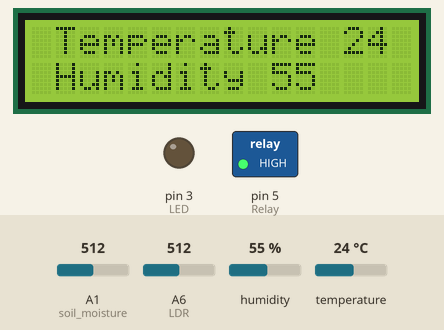
Recording of a sketch running on a simulated Arduino Nano, built with avr-gcc and run on an emulated ATmega328P. Parts: 16×2 character LCD, switched loads named in the sketch (green lamp = pin HIGH), output pins drawn as LEDs (lit = HIGH). Inputs (shaded band) come from the test bench; at power-on: A6 (LDR) = 512, A1 (soil_moisture) = 512, humidity 55 %, temperature 24 °C. The modem accepts every AT command (registered, SIM ready, sends succeed) and sends nothing else; what the sketch prints to the serial monitor is not drawn.

Above: at 2.8 s.
2.9 s: A6 (LDR) set to 306
16.9 s: A6 (LDR) set to 283
At 31.5 s:
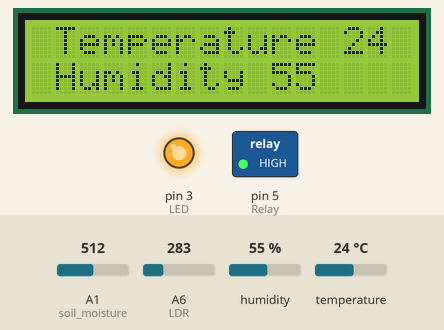
Timing chart, 0 to 33.0 s (numbered marks = the images above; inputs shaded):
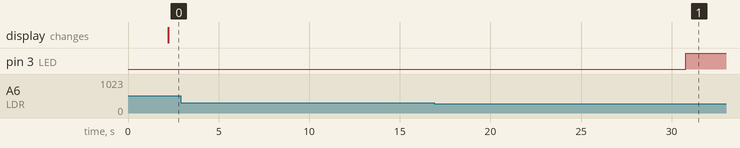

Measured:
- the behaviour switches between 300 and 299 on A6 (LDR) (found by bisection; images 0 and 1)
- after the input at 2.9 s, every drawn part: stays the same
- after the input at 16.9 s, pin 3 (LED): LOW → HIGH after 13.9 s

The sketch:

Green_House.ino
```cpp
#include <SoftwareSerial.h>
#include "DHT.h"

#include <Wire.h>
#include <LiquidCrystal_I2C.h>

LiquidCrystal_I2C lcd(0x3F,16,2);

 #define DHTPIN 7        // Digital pin connected to the DHT sensor
 #define DHTTYPE DHT11   // DHT 11

DHT dht(DHTPIN, DHTTYPE);
SoftwareSerial mySerial(9, 10);

float soil=0;
float light=0;
int h;
int t;

void setup()
{

  lcd.init();
  dht.begin();
  mySerial.begin(9600);   // Setting the baud rate of GSM Module
  Serial.begin(9600);     // Setting the baud rate of Serial Monitor (Arduino)
  delay(100);

  pinMode(7, INPUT);      // DHT
  pinMode(A1, INPUT);     // soil moisture
  pinMode(A6, INPUT);     // LDR
  pinMode(5, OUTPUT);     // Relay
  pinMode(3, OUTPUT);     // LED

  digitalWrite(5,HIGH);   // Relay pin HIGH
}

void loop()
{
 delay(2000);
 digitalWrite(5,HIGH);
 soil=analogRead(A1);
 light=analogRead(A6);
 h = dht.readHumidity();
 t = dht.readTemperature();

      lcd.backlight();
      lcd.setCursor(1,0);
      lcd.print("Temperature ");
      lcd.setCursor(13,0);
      lcd.print(t);
      lcd.setCursor(1,1);
      lcd.print("Humidity  ");
      lcd.setCursor(10,1);
      lcd.print(h);

if(light<300)
{
  digitalWrite(3,HIGH);
}
if(light>300)
{
  digitalWrite(3,LOW);
}

 if(soil>600)
 {
  digitalWrite(5,LOW);
  delay(500);
  digitalWrite(5,HIGH);
 }
 Serial.print("Soil");
 Serial.println(soil);
 Serial.print("Light");
 Serial.println(light);
 Serial.print("Temperature");
 Serial.println(t);
 Serial.print("Humdity");
 Serial.println(h);

  SendMessage();    // function to send sms

 if (mySerial.available()>0)
   Serial.write(mySerial.read());
}

void SendMessage()
{
  mySerial.println("AT+CMGF=1");    //Sets the GSM Module in Text Mode
  delay(1000);  // Delay of 1000 milli seconds or 1 second
  mySerial.println("AT+CMGS=\"+919778385673\"\r"); // Replace x with mobile number
  delay(1000);
  mySerial.print("Soil Moisture: ");// The SMS text you want to send
  mySerial.println(soil);// The SMS text you want to send
  mySerial.print("Humidity: ");
  mySerial.println(h);
  mySerial.print("Temperature: ");
  mySerial.println(t);
  mySerial.print("Light Intensity: ");
  mySerial.println(light);
  delay(100);
   mySerial.println((char)26);// ASCII code of CTRL+Z
  delay(10000);
}
```
